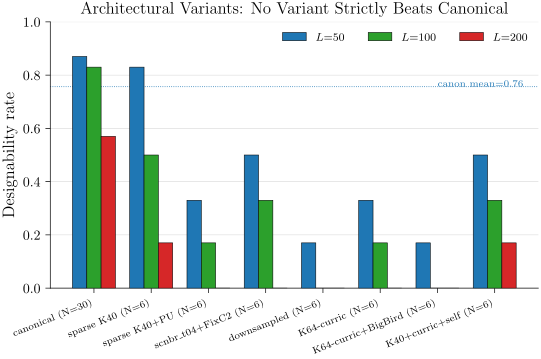

Generate this figure with Python:
# P15_v1: variant designability ladder — grouped bar by L (50/100/200), one cluster per variant
# Visualizes: E019/E021/E034/E039/E053/E055/E056/E077
# DATA: inline from experiments.md entries (rates per L per variant)
import sys
from pathlib import Path
sys.path.insert(0, str(Path(__file__).parent.parent))
from plot_utils import figsize
import matplotlib.pyplot as plt
import numpy as np

# Variant: (label, step/N, [r50, r100, r200])
variants = [
    ("canonical (N=30)",          "2646",  [0.87, 0.83, 0.57]),
    ("sparse K40 (N=6)",          "1259",  [0.83, 0.50, 0.17]),
    ("sparse K40+PU (N=6)",       "1133",  [0.33, 0.17, 0.00]),
    ("scnbr_t04+FixC2 (N=6)",     "1133",  [0.50, 0.33, 0.00]),
    ("downsampled (N=6)",         "2331",  [0.17, 0.00, 0.00]),
    ("K64-curric (N=6)",          "944",   [0.33, 0.17, 0.00]),
    ("K64-curric+BigBird (N=6)",  "1100",  [0.17, 0.00, 0.00]),
    ("K40+curric+self (N=6)",     "1133",  [0.50, 0.33, 0.17]),
]

labels = [v[0] for v in variants]
rates  = np.array([v[2] for v in variants])

fig, ax = plt.subplots(figsize=figsize(1.0, ratio=0.55))
x = np.arange(len(variants))
w = 0.25
COLORS = ["#1f77b4", "#2ca02c", "#d62728"]
for i, (L, c) in enumerate(zip([50, 100, 200], COLORS)):
    bars = ax.bar(x + (i-1)*w, rates[:, i], width=w, color=c,
                  edgecolor="black", lw=0.4, label=f"$L{{=}}{L}$", zorder=3)

ax.set_xticks(x); ax.set_xticklabels(labels, rotation=22, ha="right", fontsize=7.5)
ax.set_ylabel("Designability rate")
ax.set_title("Architectural Variants: No Variant Strictly Beats Canonical")
ax.set_ylim(0, 1.0)
ax.legend(frameon=False, ncol=3, loc="upper right", fontsize=8.5)
ax.axhline(rates[0].mean(), color="#1f77b4", ls=":", lw=0.6)
ax.text(len(variants)-0.5, rates[0].mean(), f"canon mean={rates[0].mean():.2f}",
        ha="right", va="bottom", color="#1f77b4", fontsize=7)
ax.spines[["top","right"]].set_visible(False)
ax.grid(True, lw=0.4, alpha=0.5, zorder=0, axis="y")

fig.savefig(Path(__file__).with_suffix(".pdf"))
